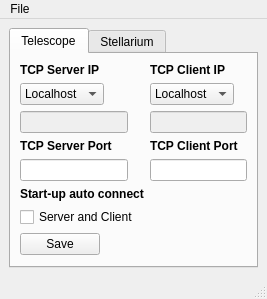
<?xml version="1.0" encoding="UTF-8"?>
<ui version="4.0">
 <class>TCPSettings</class>
 <widget class="QMainWindow" name="TCPSettings">
  <property name="windowModality">
   <enum>Qt::ApplicationModal</enum>
  </property>
  <property name="geometry">
   <rect>
    <x>0</x>
    <y>0</y>
    <width>267</width>
    <height>291</height>
   </rect>
  </property>
  <property name="font">
   <font>
    <family>Segoe UI</family>
   </font>
  </property>
  <property name="windowTitle">
   <string>TCP Settings</string>
  </property>
  <widget class="QWidget" name="centralwidget">
   <layout class="QGridLayout" name="gridLayout">
    <item row="0" column="1">
     <widget class="QTabWidget" name="tabWidget">
      <property name="currentIndex">
       <number>0</number>
      </property>
      <widget class="QWidget" name="tab">
       <attribute name="title">
        <string>Telescope</string>
       </attribute>
       <layout class="QFormLayout" name="formLayout">
        <item row="0" column="0">
         <layout class="QVBoxLayout" name="verticalLayout">
          <item>
           <widget class="QLabel" name="label">
            <property name="text">
             <string>&lt;html&gt;&lt;head/&gt;&lt;body&gt;&lt;p&gt;&lt;span style=&quot; font-weight:600;&quot;&gt;TCP Server IP&lt;/span&gt;&lt;/p&gt;&lt;/body&gt;&lt;/html&gt;</string>
            </property>
           </widget>
          </item>
          <item>
           <widget class="QComboBox" name="telServBox">
            <property name="sizePolicy">
             <sizepolicy hsizetype="Maximum" vsizetype="Fixed">
              <horstretch>0</horstretch>
              <verstretch>0</verstretch>
             </sizepolicy>
            </property>
            <property name="cursor">
             <cursorShape>PointingHandCursor</cursorShape>
            </property>
            <item>
             <property name="text">
              <string>Localhost</string>
             </property>
            </item>
            <item>
             <property name="text">
              <string>Remote</string>
             </property>
            </item>
            <item>
             <property name="text">
              <string>Custom</string>
             </property>
            </item>
           </widget>
          </item>
          <item>
           <widget class="QLineEdit" name="telescopeIPAddrServ">
            <property name="enabled">
             <bool>false</bool>
            </property>
           </widget>
          </item>
         </layout>
        </item>
        <item row="0" column="1">
         <layout class="QVBoxLayout" name="verticalLayout_2">
          <item>
           <widget class="QLabel" name="label_3">
            <property name="text">
             <string>&lt;html&gt;&lt;head/&gt;&lt;body&gt;&lt;p&gt;&lt;span style=&quot; font-weight:600;&quot;&gt;TCP Client IP&lt;/span&gt;&lt;/p&gt;&lt;/body&gt;&lt;/html&gt;</string>
            </property>
           </widget>
          </item>
          <item>
           <widget class="QComboBox" name="telClientBox">
            <property name="sizePolicy">
             <sizepolicy hsizetype="Maximum" vsizetype="Fixed">
              <horstretch>0</horstretch>
              <verstretch>0</verstretch>
             </sizepolicy>
            </property>
            <property name="cursor">
             <cursorShape>PointingHandCursor</cursorShape>
            </property>
            <item>
             <property name="text">
              <string>Localhost</string>
             </property>
            </item>
            <item>
             <property name="text">
              <string>Remote</string>
             </property>
            </item>
           </widget>
          </item>
          <item>
           <widget class="QLineEdit" name="telescopeIPAddrClient">
            <property name="enabled">
             <bool>false</bool>
            </property>
           </widget>
          </item>
         </layout>
        </item>
        <item row="1" column="0">
         <layout class="QVBoxLayout" name="verticalLayout_3">
          <item>
           <widget class="QLabel" name="label_2">
            <property name="sizePolicy">
             <sizepolicy hsizetype="Maximum" vsizetype="Fixed">
              <horstretch>0</horstretch>
              <verstretch>0</verstretch>
             </sizepolicy>
            </property>
            <property name="text">
             <string>&lt;html&gt;&lt;head/&gt;&lt;body&gt;&lt;p&gt;&lt;span style=&quot; font-weight:600;&quot;&gt;TCP Server Port&lt;/span&gt;&lt;/p&gt;&lt;/body&gt;&lt;/html&gt;</string>
            </property>
           </widget>
          </item>
          <item>
           <widget class="QLineEdit" name="telescopeIPPortServ"/>
          </item>
         </layout>
        </item>
        <item row="1" column="1">
         <layout class="QVBoxLayout" name="verticalLayout_4">
          <item>
           <widget class="QLabel" name="label_4">
            <property name="sizePolicy">
             <sizepolicy hsizetype="Maximum" vsizetype="Preferred">
              <horstretch>0</horstretch>
              <verstretch>0</verstretch>
             </sizepolicy>
            </property>
            <property name="text">
             <string>&lt;html&gt;&lt;head/&gt;&lt;body&gt;&lt;p&gt;&lt;span style=&quot; font-weight:600;&quot;&gt;TCP Client Port&lt;/span&gt;&lt;/p&gt;&lt;/body&gt;&lt;/html&gt;</string>
            </property>
           </widget>
          </item>
          <item>
           <widget class="QLineEdit" name="telescopeIPPortClient">
            <property name="sizePolicy">
             <sizepolicy hsizetype="Expanding" vsizetype="Fixed">
              <horstretch>0</horstretch>
              <verstretch>0</verstretch>
             </sizepolicy>
            </property>
           </widget>
          </item>
         </layout>
        </item>
        <item row="2" column="0">
         <layout class="QVBoxLayout" name="verticalLayout_5">
          <item>
           <widget class="QLabel" name="label_7">
            <property name="text">
             <string>&lt;html&gt;&lt;head/&gt;&lt;body&gt;&lt;p&gt;&lt;span style=&quot; font-weight:600;&quot;&gt;Start-up auto connect&lt;/span&gt;&lt;/p&gt;&lt;/body&gt;&lt;/html&gt;</string>
            </property>
           </widget>
          </item>
          <item>
           <widget class="QCheckBox" name="teleAutoConChoice">
            <property name="cursor">
             <cursorShape>PointingHandCursor</cursorShape>
            </property>
            <property name="text">
             <string>Server and Client</string>
            </property>
           </widget>
          </item>
         </layout>
        </item>
        <item row="3" column="0">
         <widget class="QPushButton" name="telescopeSaveBtn">
          <property name="cursor">
           <cursorShape>PointingHandCursor</cursorShape>
          </property>
          <property name="text">
           <string>Save</string>
          </property>
         </widget>
        </item>
       </layout>
      </widget>
      <widget class="QWidget" name="tab_2">
       <attribute name="title">
        <string>Stellarium</string>
       </attribute>
       <layout class="QFormLayout" name="formLayout_2">
        <item row="0" column="0">
         <layout class="QVBoxLayout" name="verticalLayout_6">
          <item>
           <widget class="QLabel" name="label_5">
            <property name="text">
             <string>&lt;html&gt;&lt;head/&gt;&lt;body&gt;&lt;p&gt;&lt;span style=&quot; font-weight:600;&quot;&gt;Server IP&lt;/span&gt;&lt;/p&gt;&lt;/body&gt;&lt;/html&gt;</string>
            </property>
           </widget>
          </item>
          <item>
           <widget class="QComboBox" name="stellIPServBox">
            <property name="sizePolicy">
             <sizepolicy hsizetype="Maximum" vsizetype="Fixed">
              <horstretch>0</horstretch>
              <verstretch>0</verstretch>
             </sizepolicy>
            </property>
            <property name="cursor">
             <cursorShape>PointingHandCursor</cursorShape>
            </property>
            <item>
             <property name="text">
              <string>Localhost</string>
             </property>
            </item>
            <item>
             <property name="text">
              <string>Remote</string>
             </property>
            </item>
           </widget>
          </item>
          <item>
           <widget class="QLineEdit" name="stellServInpIP">
            <property name="enabled">
             <bool>false</bool>
            </property>
           </widget>
          </item>
         </layout>
        </item>
        <item row="1" column="0">
         <layout class="QVBoxLayout" name="verticalLayout_8">
          <item>
           <widget class="QLabel" name="label_6">
            <property name="sizePolicy">
             <sizepolicy hsizetype="Maximum" vsizetype="Preferred">
              <horstretch>0</horstretch>
              <verstretch>0</verstretch>
             </sizepolicy>
            </property>
            <property name="text">
             <string>&lt;html&gt;&lt;head/&gt;&lt;body&gt;&lt;p&gt;&lt;span style=&quot; font-weight:600;&quot;&gt;Server Port&lt;/span&gt;&lt;/p&gt;&lt;/body&gt;&lt;/html&gt;</string>
            </property>
           </widget>
          </item>
          <item>
           <widget class="QLineEdit" name="stellPortServ">
            <property name="sizePolicy">
             <sizepolicy hsizetype="Maximum" vsizetype="Fixed">
              <horstretch>0</horstretch>
              <verstretch>0</verstretch>
             </sizepolicy>
            </property>
           </widget>
          </item>
         </layout>
        </item>
        <item row="2" column="0">
         <layout class="QVBoxLayout" name="verticalLayout_7">
          <item>
           <widget class="QLabel" name="label_8">
            <property name="text">
             <string>&lt;html&gt;&lt;head/&gt;&lt;body&gt;&lt;p&gt;&lt;span style=&quot; font-weight:600;&quot;&gt;Start-up action&lt;/span&gt;&lt;/p&gt;&lt;/body&gt;&lt;/html&gt;</string>
            </property>
           </widget>
          </item>
          <item>
           <widget class="QCheckBox" name="stellServAutoStartBtn">
            <property name="cursor">
             <cursorShape>PointingHandCursor</cursorShape>
            </property>
            <property name="text">
             <string>Auto start</string>
            </property>
           </widget>
          </item>
         </layout>
        </item>
        <item row="3" column="0">
         <widget class="QPushButton" name="stellSaveSettingsBtn">
          <property name="cursor">
           <cursorShape>PointingHandCursor</cursorShape>
          </property>
          <property name="text">
           <string>Save</string>
          </property>
         </widget>
        </item>
       </layout>
      </widget>
     </widget>
    </item>
   </layout>
  </widget>
  <widget class="QMenuBar" name="menubar">
   <property name="geometry">
    <rect>
     <x>0</x>
     <y>0</y>
     <width>267</width>
     <height>21</height>
    </rect>
   </property>
   <widget class="QMenu" name="menuFile">
    <property name="title">
     <string>File</string>
    </property>
    <addaction name="actionSave"/>
   </widget>
   <addaction name="menuFile"/>
  </widget>
  <widget class="QStatusBar" name="statusbar"/>
  <action name="actionSave">
   <property name="text">
    <string>Save</string>
   </property>
   <property name="shortcut">
    <string>Ctrl+S</string>
   </property>
  </action>
 </widget>
 <resources/>
 <connections/>
</ui>
